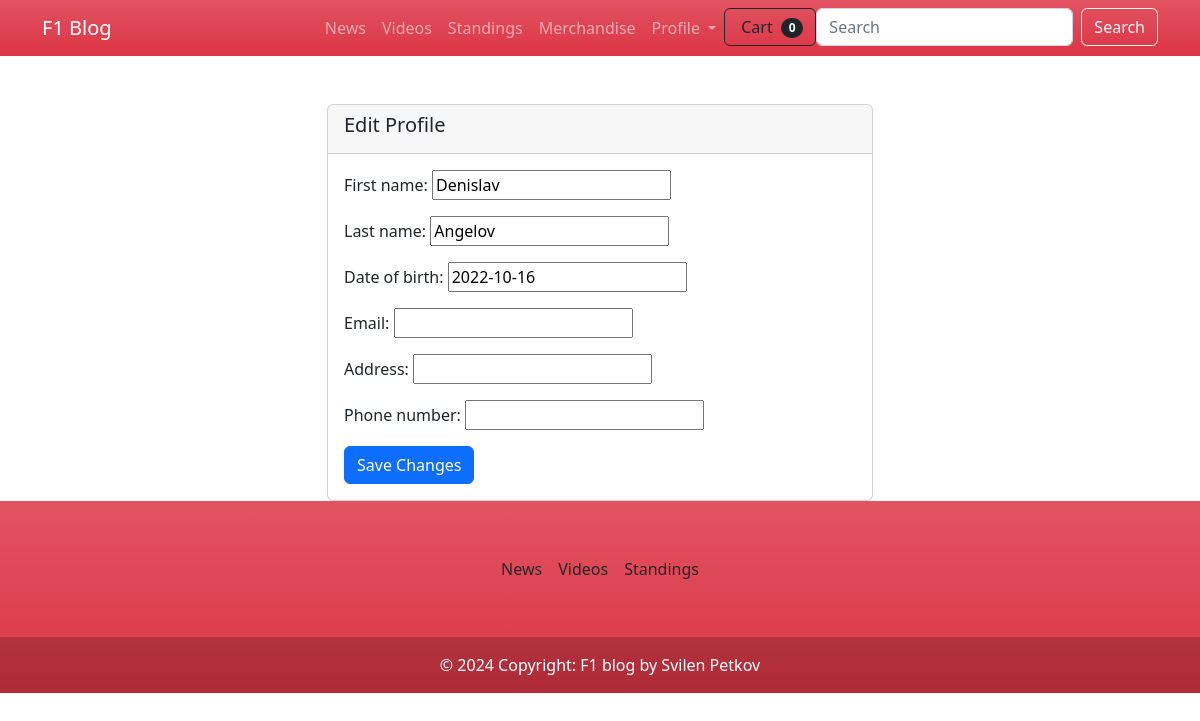
The app's page /profile/edit/ (signed in), older data.
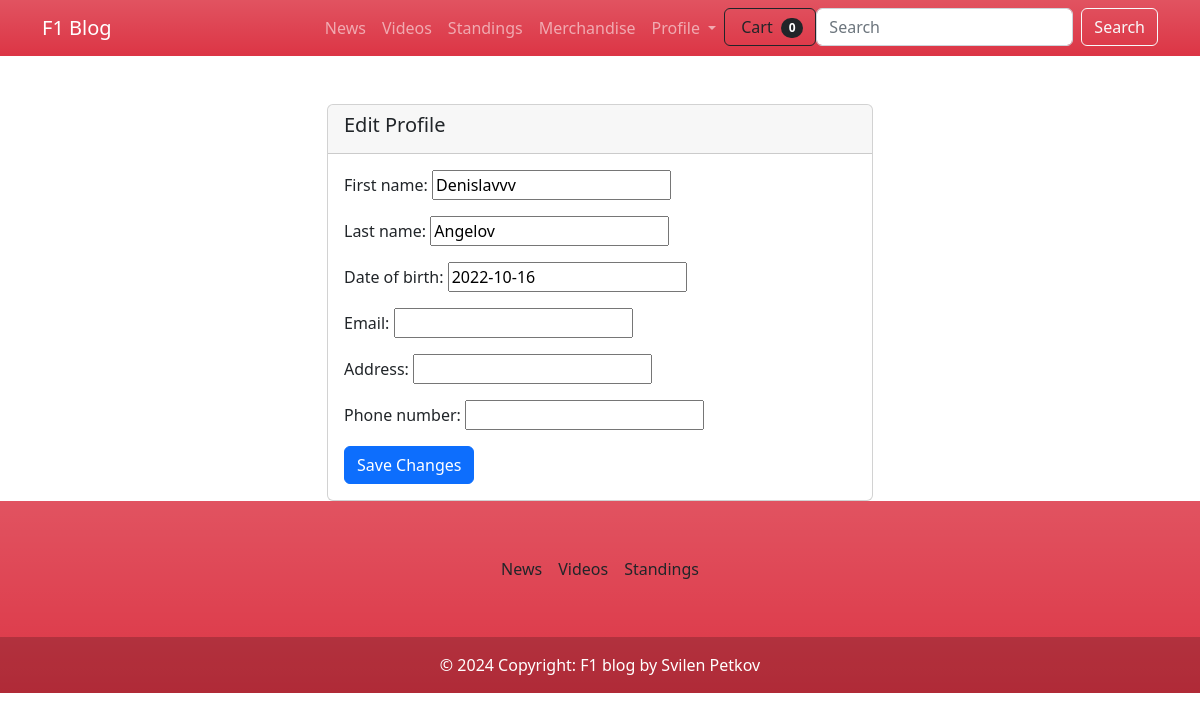
The same page, newer data.
### f1_blog/web/models.py (models this page shows)
class Profile(models.Model):
    FIRST_NAME_MAX_LENGTH = 30
    LAST_NAME_MAX_LENGTH = 30
    first_name = models.CharField(
                                max_length=FIRST_NAME_MAX_LENGTH,
                                blank=True,
                                null=True
                                  )
    last_name = models.CharField(max_length=LAST_NAME_MAX_LENGTH,
                                 blank=True,
                                 null=True
                                 )
    date_of_birth = models.DateField(blank=True,
                                     null=True
                                     )
    user = models.OneToOneField(UserModel,
                                on_delete=models.CASCADE,
                                primary_key=True
                                )
    email = models.EmailField(
        blank=True,
        null=True
    )
    address = models.CharField(
        max_length=255,
        blank=True,
        null=True
    )
    phone_number = models.CharField(
        max_length=20,
        blank=True,
        null=True
    )

### f1_blog/web/views.py (the view, shortened to what this page needs)
# urls.py: path('profile/edit/', views.EditProfileView.as_view(), name='edit-profile'),
class EditProfileView(LoginRequiredMixin, UpdateView):
    model = Profile
    fields = ['first_name', 'last_name', 'date_of_birth', 'email', 'address', 'phone_number']
    template_name = 'index/edit_profile.html'
    def get_object(self, queryset=None):
        return self.request.user.profile

### f1_blog/news/templatetags/moderator_filter.py (called while the page is built)
@register.filter
def is_moderator_or_admin(user):
    return user.groups.filter(name='moderator').exists() or user.is_staff

### templates/index/edit_profile.html (shortened to what this page needs)
{% extends 'base.html' %}
{% block content %}
<div class="container">
    <div class="row justify-content-center">
        <div class="col-md-6">
            <div class="card mt-5">
                <div class="card-header">
                    <h5 class="card-title">Edit Profile</h5>
                </div>
                <div class="card-body">
                    <form method="post" action="{% url 'edit-profile' %}">
                        {{ form.as_p }}
                        <button type="submit" class="btn btn-primary">Save Changes</button>
                    </form>
                </div>
            </div>
        </div>
    </div>
</div>
{% endblock %}

Row changes from the older to the newer data that the page shows:
changed Profile "Angelov": first_name "Denislav" → "Denislavvv"
